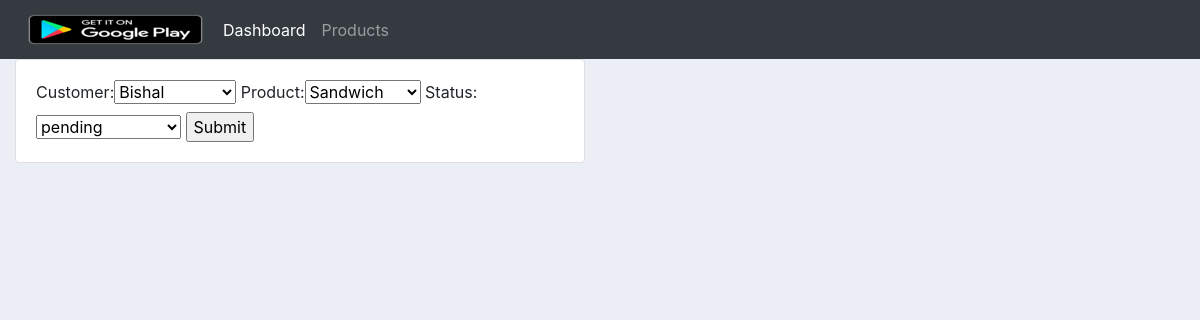
Page /update_order/1/ on the earlier database version.
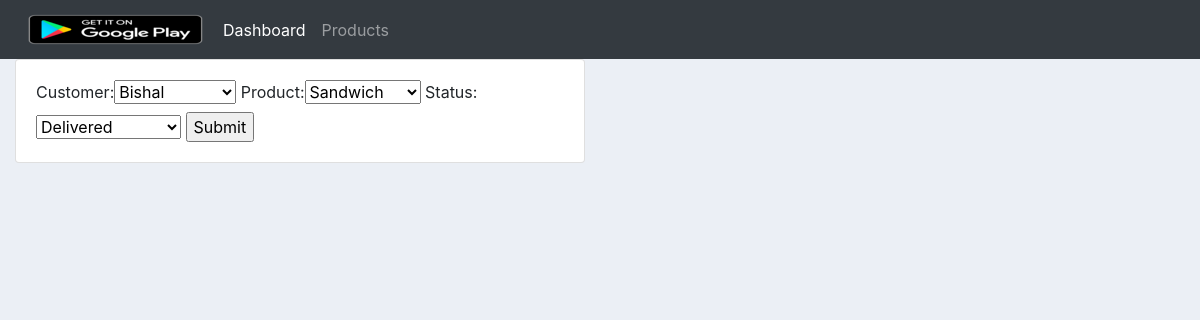
Same page on the later database version.
### accounts/models.py (models this page shows, shortened)
class Orders(models.Model):
    STATUS = (
        ('pending', 'pending'),
        ('Out For Delivery', 'Out For Delivery'),
        ('Delivered', 'Delivered')
    )
    customer = models.ForeignKey(Customer, null=True, on_delete=models.SET_NULL)
    product = models.ForeignKey(Product, null=True, on_delete=models.SET_NULL)
    date_created = models.DateTimeField(auto_now_add=True, null=True)
    status = models.CharField(max_length=200, null=True, choices=STATUS)

### accounts/views.py (the view)
# urls.py: path('update_order/<str:pk>/', views.updateOrder, name='updateOrder'),
def updateOrder(request, pk):
    orders = Orders.objects.get(id=pk)
    form = OrdersForm(instance=orders)
    if request.method == 'POST':
        form = OrdersForm(request.POST, instance=orders)
        if form.is_valid():
            form.save()
            return redirect('/')
    context = {'form': form}
    return render(request, 'accounts/order_form.html', context)

### accounts/forms.py
class OrdersForm(ModelForm):
    class Meta:
        model = Orders
        fields = '__all__'

### accounts/models.py (called while the page is built)
    def __str__(self):
        return self.name

    def __str__(self):
        return self.name

### accounts/templates/accounts/order_form.html (shortened to what this page needs)
{% extends 'accounts/main.html' %}
{% load static %}
{% block content %}
    <div class="row">
        <div class="col-md-6">
            <div class="card card-body">
                <form action="" method="POST">
                    {{ form }}
                    <input type="submit" name="submit">
                </form>
            </div>
        </div>
    </div>
{% endblock %}

Differences in the rows shown:
changed Orders "Bishal": status "pending" → "Delivered"
